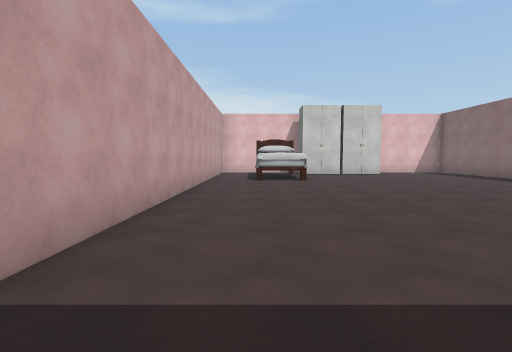
View 1 (above)

21 first-person views from a walk through a Unity game level. The camera is 1.5 m above the floor, tilts 4° down and sees 85° across. The floor is counted in squares, 2 m on a side. Each view is taken from the middle of a square. On the plan, view 1 faces up. The plan holds only what a view shows up to about 10 squares ahead; the rest is blank. The place goes on beyond the plan. Some surface patterns are stand-ins.

View 2
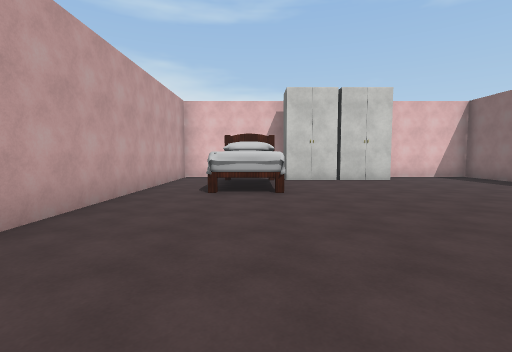

View 3
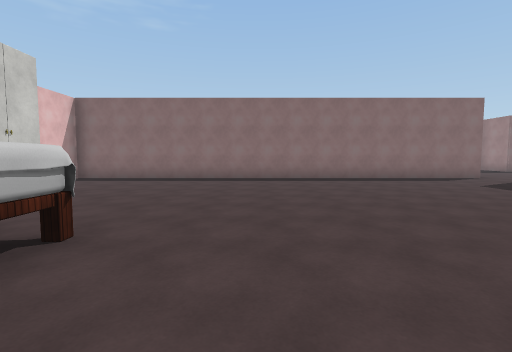

View 4
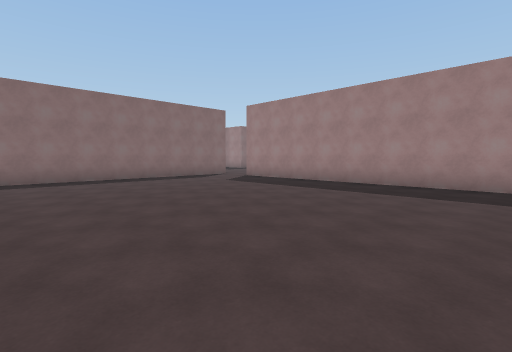

View 5
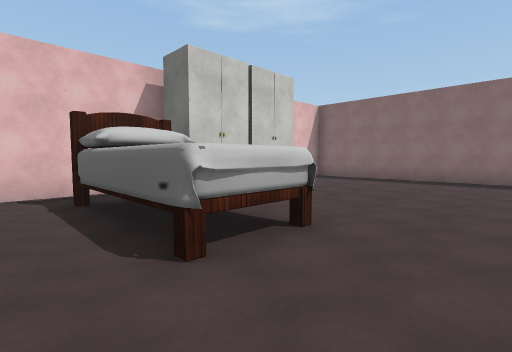

View 6
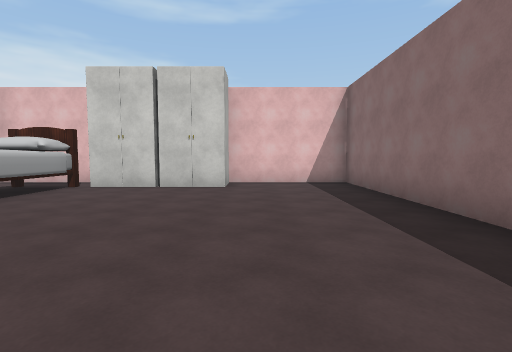

View 7
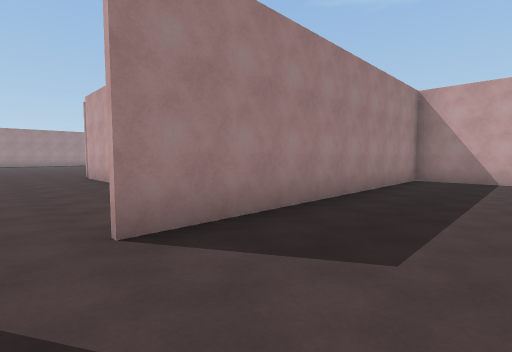

View 8
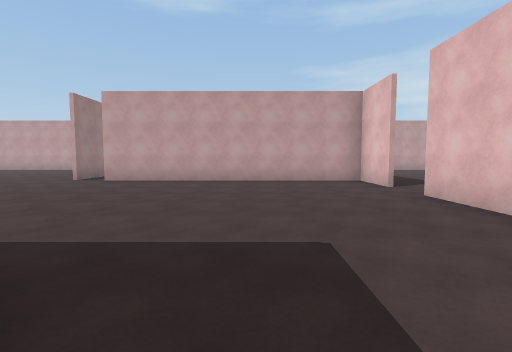

View 9
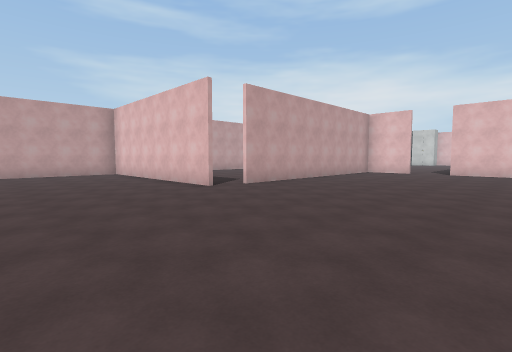

View 10
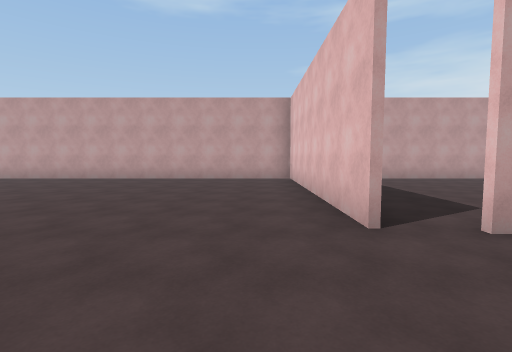

View 11
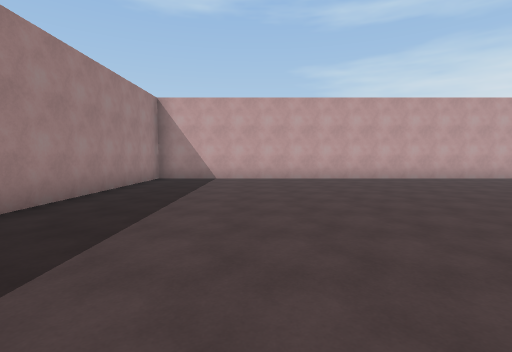

View 12
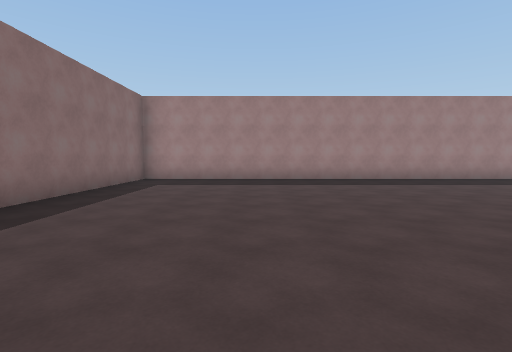

View 13
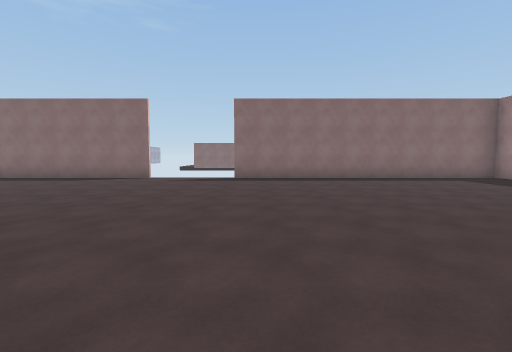

View 14
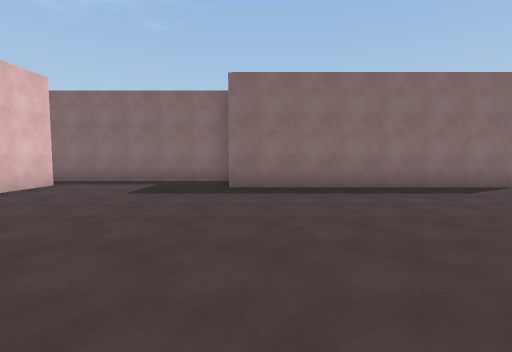

View 15
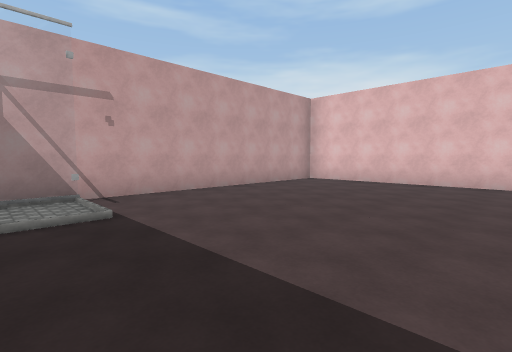

View 16
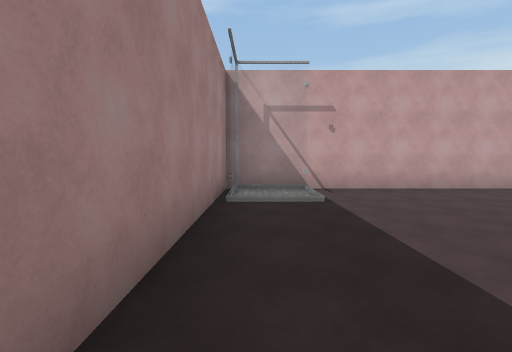

View 17
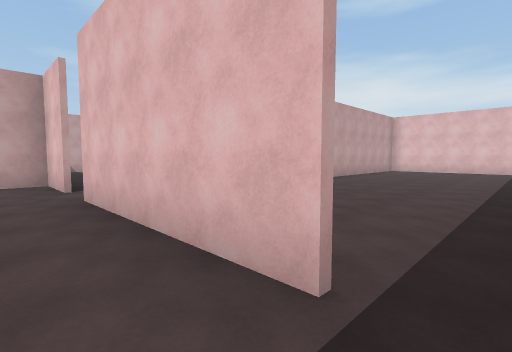

View 18
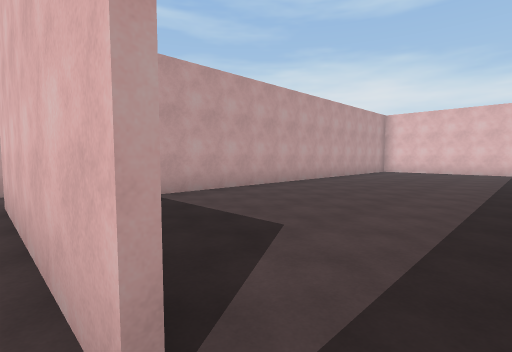

View 19
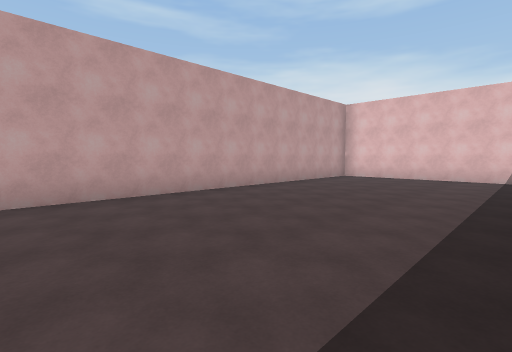

View 20
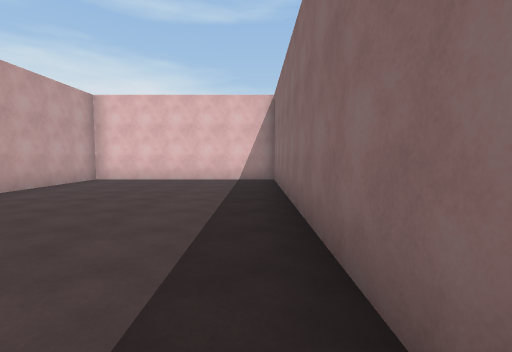

View 21
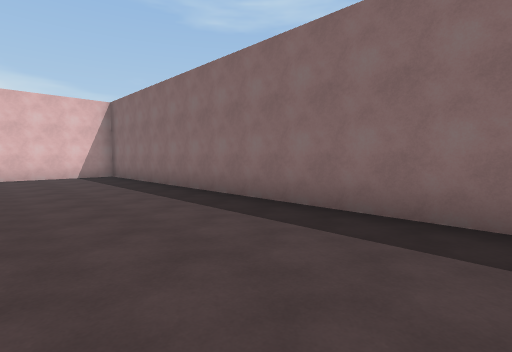

### Floor plan
Ten units are one square. View 1 is at (0, 0); x grows to the right and y downward. Boxes are objects, and circles mark ways between rooms. Rooms are numbered by the first view taken in them; rooms with no view inside come last. Other rooms are left out.
<svg viewBox="-21 -137 172 385">
<path fill="none" stroke="#000" d="M12 -132 -8 -132M86 7 86 -132M91 -132 51 -132M-16 -130 -16 6 72 6M52 98 -16 98M127 124 127 52M-16 99 -16 243 127 243 127 152M146 52 146 15M72 7 53 7 53 88M132 7 86 7M-12 78 -12 95M38 7 -16 7 -16 99M-16 97 51 97M4 85 4 95M146 -21 146 -132 91 -132M88 -132 88 -15M146 15 146 -2"/>
<rect x="-5" y="-125" width="20" height="40" fill="#bbb"><title>other object</title></rect>
<rect x="15" y="-125" width="20" height="10" fill="#bbb"><title>closet</title></rect>
<rect x="35" y="-125" width="20" height="10" fill="#bbb"><title>closet</title></rect>
<circle cx="80" cy="10" r="3" fill="#2a7"/>
<circle cx="50" cy="90" r="3" fill="#2a7"/>
<circle cx="140" cy="10" r="3" fill="#2a7"/>
<text x="40" y="-60">1</text>
<text x="70" y="140">2</text>
<text x="20" y="50">3</text>
<text x="120" y="-60">4</text>
</svg>
Room 1 opens to room 2. Room 2 opens to room 3. Room 2 opens to room 4.

Where each view was taken, in squares from view 1:
view 1: 0 up, 0 right, facing up
view 2: 3 up, 1 right, facing up
view 3: 7 up, 1 left, facing right
view 4: 7 up, 1 left, facing down-right
view 5: 7 up, 1 left, facing up-right
view 6: 5 up, 6 right, facing up
view 7: 2 up, 8 right, facing down-left
view 8: 4 down, 14 right, facing left
view 9: 14 down, 11 right, facing up-left
view 10: 11 down, 8 right, facing left
view 11: 21 down, 8 right, facing left
view 12: 15 down, 9 right, facing down
view 13: 16 down, 3 right, facing right
view 14: 6 down, 6 right, facing right
view 15: 9 down, 4 right, facing up-left
view 16: 9 down, 5 right, facing left
view 17: 2 down, 14 right, facing up-left
view 18: 1 down, 14 right, facing up-left
view 19: 3 up, 14 right, facing up-left
view 20: 4 up, 14 right, facing up
view 21: 2 up, 11 right, facing up-right
